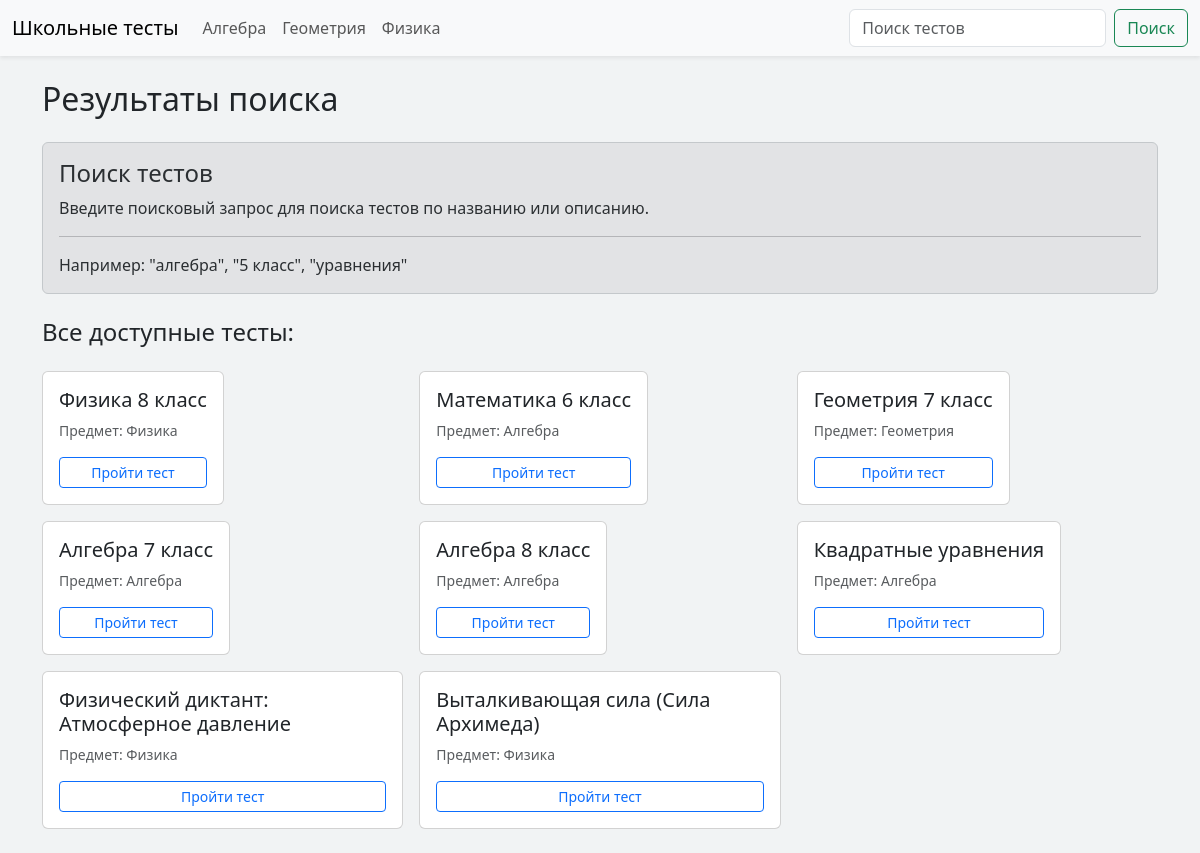
Page /tests/search/ on the committed database.
### testsystem/models.py (models this page shows, shortened)
class Test(models.Model):
    title = models.CharField(max_length=200)
    description = models.TextField(blank=True)
    subject = models.CharField(max_length=20, choices=SUBJECT_CHOICES)
    time_limit = models.IntegerField(
        "Время на тест (минуты)",
        blank=True,
        null=True
    )
    def get_subject_display(self):
        return dict(SUBJECT_CHOICES).get(self.subject, self.subject)

### testsystem/views.py (the view)
# urls.py: path('tests/search/', views.tests_search, name='tests_search'),
def tests_search(request):
    query = request.GET.get('q', '').strip()
    print("\n" + "=" * 50)
    print("🔥 ВЫЗВАНА ФУНКЦИЯ ПОИСКА")
    print(f"📝 GET параметры: {request.GET}")
    print(f"🔍 Поисковый запрос: '{query}'")
    all_tests = Test.objects.all()
    print(f"📊 Всего тестов в БД: {all_tests.count()}")
    print("📋 Список всех тестов:")
    for test in all_tests:
        print(f"  - ID:{test.id} | '{test.title}' | предмет: {test.subject}")
    if query:
        tests = all_tests.filter(
            Q(title__icontains=query) |
            Q(description__icontains=query)
        )
        print(f"✅ Найдено после фильтра: {tests.count()}")
        for test in tests:
            print(f"  ✓ НАЙДЕН: {test.title}")
    else:
        tests = all_tests
        print("📋 Показываем все тесты")
    recent_tests = Test.objects.all().order_by('-id')[:3]
    context = {
        'tests': tests,
        'query': query,
        'recent_tests': recent_tests,
    }
    return render(request, 'testsystem/tests_search.html', context)

### testsystem/templates/testsystem/tests_search.html (shortened to what this page needs)
{% load static %}
<!DOCTYPE html>
<html lang="ru">
<head>
<link href="https://cdn.jsdelivr.net/npm/bootstrap@5.3.2/dist/css/bootstrap.min.css" rel="stylesheet">
</head>
<body>
<nav class="navbar navbar-expand-lg navbar-light bg-light shadow-sm">
  <div class="container-fluid">
    <a class="navbar-brand" href="/">Школьные тесты</a>
    <div class="collapse navbar-collapse" id="navbarSupportedContent">
      <ul class="navbar-nav me-auto mb-2 mb-lg-0">
        <li class="nav-item">
          <a class="nav-link" href="{% url 'tests_by_subject' 'algebra' %}">Алгебра</a>
        </li>
        <li class="nav-item">
          <a class="nav-link" href="{% url 'tests_by_subject' 'geometry' %}">Геометрия</a>
        </li>
        <li class="nav-item">
          <a class="nav-link" href="{% url 'tests_by_subject' 'physics' %}">Физика</a>
        </li>
      </ul>
      <form class="d-flex" method="get" action="{% url 'tests_search' %}">
        <input class="form-control me-2" type="search" name="q" placeholder="Поиск тестов" aria-label="Search" value="{{ query }}">
        <button class="btn btn-outline-success" type="submit">Поиск</button>
      </form>
    </div>
  </div>
</nav>
<div class="container my-4">
    <h2 class="mb-4">Результаты поиска{% if query %} по "{{ query }}"{% endif %}</h2>
    {% if query %}
        {% if tests %}
            <p class="text-muted">Найдено тестов: {{ tests|length }}</p>
            <div class="row g-3">
                {% for test in tests %}
                <div class="col-md-4 d-flex">
                    <div class="card card-test">
                        {% if test.subject %}
                        <span class="badge bg-info subject-badge">
                            {{ test.get_subject_display|default:test.subject }}
                        </span>
                        {% endif %}
                        <div class="card-body d-flex flex-column">
                            <h5 class="card-title">{{ test.title }}</h5>
                            {% if test.description %}
                            <p class="card-text">{{ test.description|truncatewords:20 }}</p>
                            {% endif %}
                            <div class="mt-2 mb-3">
                                {% if test.questions.count %}
                                <small class="text-muted">
                                    Вопросов: {{ test.questions.count }}
                                </small>
                                {% endif %}
                                {% if test.time_limit %}
                                <br>
                                <small class="text-muted">
                                    Время: {{ test.time_limit }} мин.
                                </small>
                                {% endif %}
                            </div>
                            <a href="{% url 'test' test.id %}" class="btn btn-primary mt-auto">Пройти тест</a>
                        </div>
                    </div>
                </div>
                {% endfor %}
            </div>
        {% else %}
            <div class="alert alert-info">
                <h4 class="alert-heading">Ничего не найдено!</h4>
                <p>По вашему запросу "{{ query }}" тесты не найдены.</p>
                <hr>
                <p class="mb-0">Попробуйте:</p>
                <ul>
                    <li>Проверить правильность написания</li>
                    <li>Использовать более общий запрос</li>
                    <li>Поискать по названию теста</li>
                </ul>
            </div>
            {% if recent_tests %}
            <div class="mt-5">
                <h4>Возможно, вас заинтересуют:</h4>
                <div class="row g-3 mt-2">
                    {% for test in recent_tests %}
                    <div class="col-md-4 d-flex">
                        <div class="card card-test visible">
                            <div class="card-body">
                                <h5 class="card-title">{{ test.title }}</h5>
                                <a href="{% url 'test' test.id %}" class="btn btn-outline-primary btn-sm">Пройти тест</a>
                            </div>
                        </div>
                    </div>
                    {% endfor %}
                </div>
            </div>
            {% endif %}
        {% endif %}
    {% else %}
        <div class="alert alert-secondary">
            <h4 class="alert-heading">Поиск тестов</h4>
            <p>Введите поисковый запрос для поиска тестов по названию или описанию.</p>
            <hr>
            <p class="mb-0">Например: "алгебра", "5 класс", "уравнения"</p>
        </div>
        {% if tests %}
        <div class="mt-4">
            <h4>Все доступные тесты:</h4>
            <div class="row g-3 mt-2">
                {% for test in tests %}
                <div class="col-md-4 d-flex">
                    <div class="card card-test visible">
                        <div class="card-body">
                            <h5 class="card-title">{{ test.title }}</h5>
                            {% if test.subject %}
                            <p class="text-muted small">Предмет: {{ test.get_subject_display|default:test.subject }}</p>
                            {% endif %}
                            <a href="{% url 'test' test.id %}" class="btn btn-outline-primary btn-sm">Пройти тест</a>
                        </div>
                    </div>
                </div>
                {% endfor %}
            </div>
        </div>
        {% endif %}
    {% endif %}
</div>
</body>
</html>

### testsystem/templates/testsystem/tests_search.html (style rules this page uses)
body { background: #f1f3f4; }
.card-test { transition: transform 0.3s, box-shadow 0.3s, opacity 0.6s; opacity: 0; transform: translateY(30px); display: flex; flex-direction: column; height: 100%; }
.card-test.visible { opacity: 1; transform: translateY(0); }
.card-body { display: flex; flex-direction: column; flex: 1; }

### rows in the picture
Test: title "Физика 8 класс", subject "Физика"
Test: title "Математика 6 класс", subject "Алгебра"
Test: title "Геометрия 7 класс", subject "Геометрия"
Test: title "Алгебра 7 класс", subject "Алгебра"
Test: title "Алгебра 8 класс", subject "Алгебра"
Test: title "Квадратные уравнения", subject "Алгебра"
Test: title "Физический диктант: Атмосферное давление", subject "Физика"
Test: title "Выталкивающая сила (Сила Архимеда)", subject "Физика"
